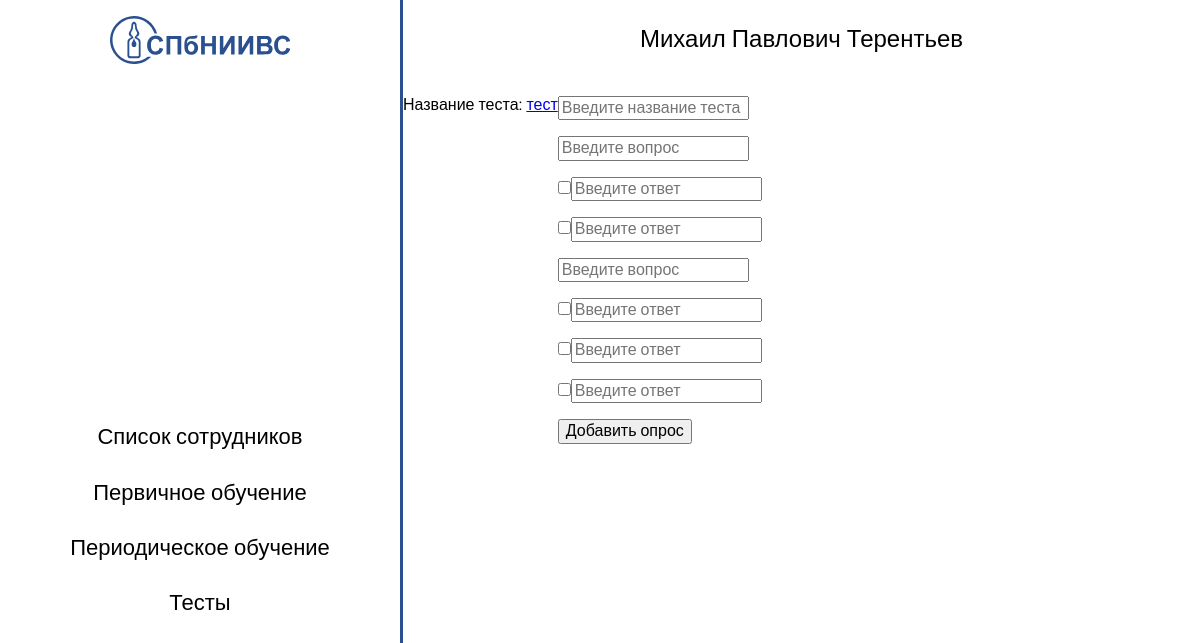
/poll/, run on an earlier commit of the app's database.
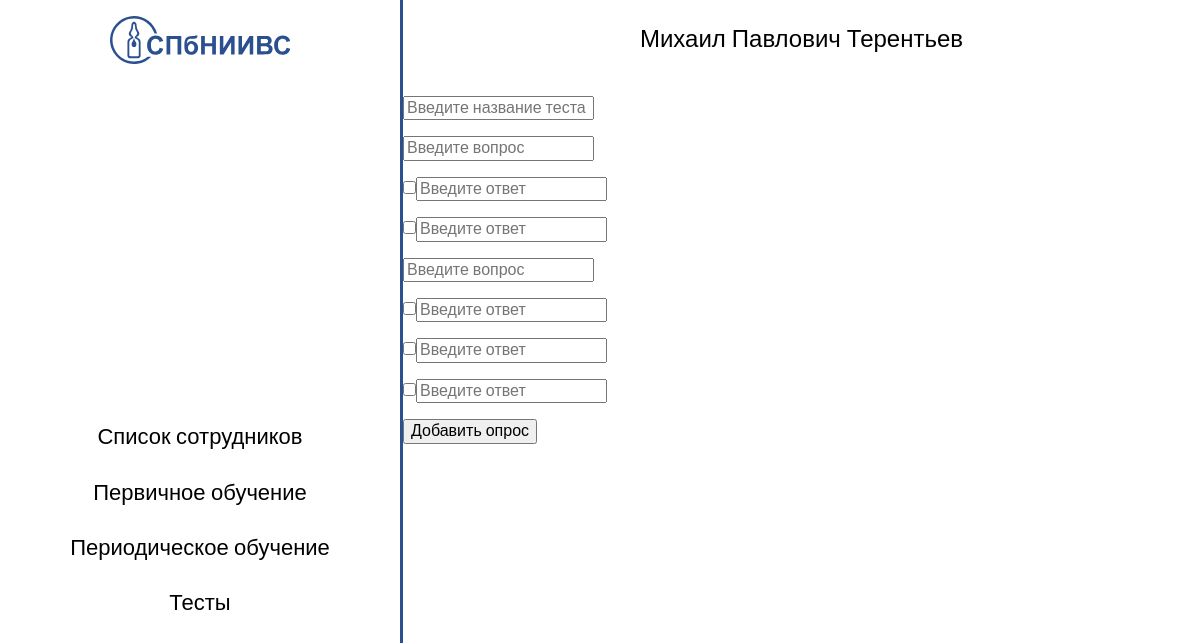
And on a later commit of the database.
### quiz/models.py (models this page shows, shortened)
class Poll(models.Model):
	poll_name = models.CharField('Название теста', max_length=300, unique=True)
	class Meta:
		ordering = ['poll_name']
		verbose_name = "Тест"
		verbose_name_plural = "Тесты"

### quiz/views.py (the view, shortened to what this page needs)
# urls.py: path('', views.PollListView.as_view(), name="poll_list"),
class PollListView(View):
	def get(self, request):
		poll_model = Poll.objects.all()
		context = {
			'poll_model': poll_model,
		}
		return render(request, 'quiz/poll.html', context)

### templates/quiz/poll.html (shortened to what this page needs)
{% extends "base.html" %}
{% block content %}
  {% for pm in poll_model %}
    <p>Название теста: <a href="{% url 'poll_detail' pm.id %}">{{ pm.poll_name }}</a></p>
  {% endfor %}
  <form method="POST" enctype="multipart/form-data">
    <p><input type="text" name="poll_name" placeholder="Введите название теста"></p>
    <p><input type="text" name="question_1" placeholder="Введите вопрос"></p>
    <p><input type="checkbox" name="is_right_answer_1_question_1"><input type="text" name="answer_1_question_1" placeholder="Введите ответ"></p>
    <p><input type="checkbox" name="is_right_answer_2_question_1"><input type="text" name="answer_2_question_1" placeholder="Введите ответ"></p>
    <p><input type="text" name="question_2" placeholder="Введите вопрос"></p>
    <p><input type="checkbox" name="is_right_answer_1_question_2"><input type="text" name="answer_1_question_2" placeholder="Введите ответ"></p>
    <p><input type="checkbox" name="is_right_answer_2_question_2"><input type="text" name="answer_2_question_2" placeholder="Введите ответ"></p>
    <p><input type="checkbox" name="is_right_answer_3_question_2"><input type="text" name="answer_3_question_2" placeholder="Введите ответ"></p>
    <button class="" type="submit" name="poll">Добавить опрос</button>
  </form>
{% endblock %}

What changed in the data, as far as the page shows it:
removed Poll: poll_name "тест"
